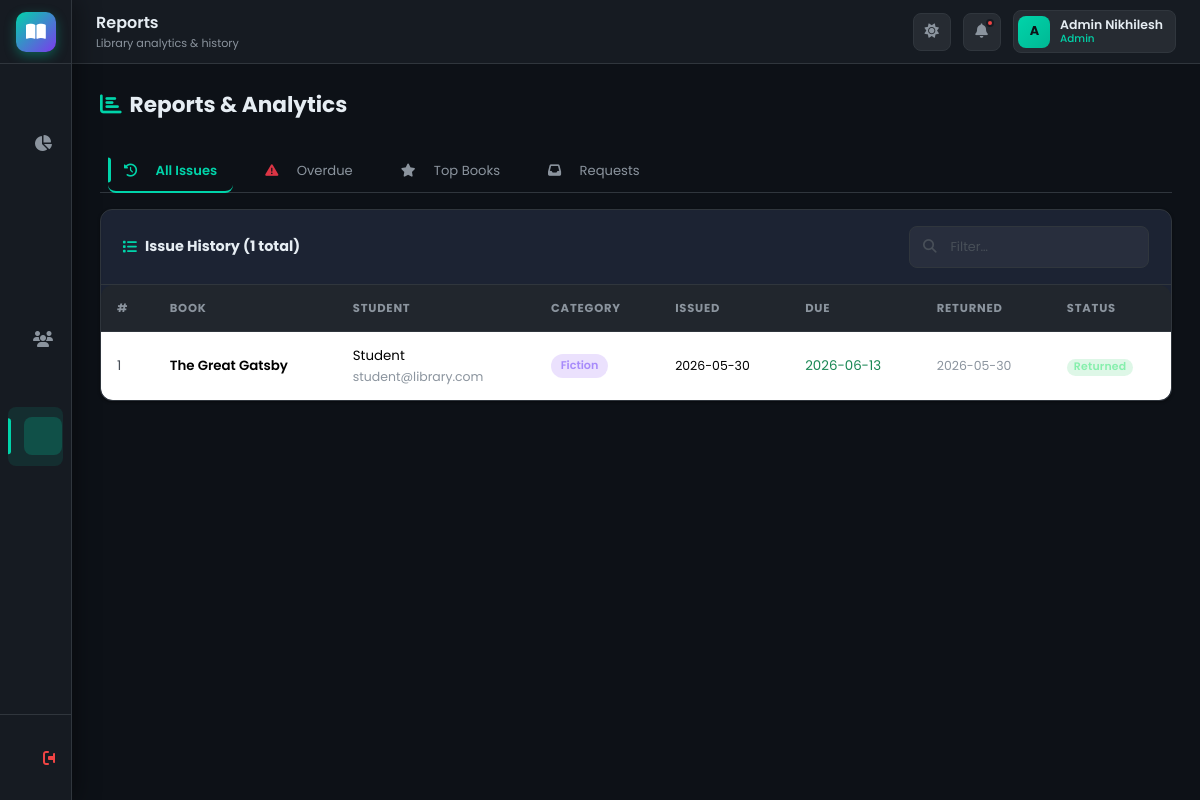
The page /admin/reports (signed in) on the database its author committed.
### tables this page shows
CREATE TABLE issued_books (
                id          INTEGER PRIMARY KEY AUTOINCREMENT,
                book_id     INTEGER NOT NULL,
                user_id     INTEGER NOT NULL,
                issue_date  DATETIME DEFAULT CURRENT_TIMESTAMP,
                due_date    DATETIME,
                return_date DATETIME,
                status      TEXT DEFAULT 'issued',
                issued_by   INTEGER,
                FOREIGN KEY (book_id) REFERENCES books(id),
                FOREIGN KEY (user_id) REFERENCES users(id)
            );

CREATE TABLE books (
                id          INTEGER PRIMARY KEY AUTOINCREMENT,
                title       TEXT    NOT NULL,
                author      TEXT    NOT NULL,
                category    TEXT    NOT NULL,
                isbn        TEXT,
                publisher   TEXT,
                year        INTEGER,
                quantity    INTEGER NOT NULL DEFAULT 1,
                available   INTEGER NOT NULL DEFAULT 1,
                description TEXT,
                created_at  DATETIME DEFAULT CURRENT_TIMESTAMP
            );

CREATE TABLE users (
                id       INTEGER PRIMARY KEY AUTOINCREMENT,
                name     TEXT    NOT NULL,
                email    TEXT    UNIQUE NOT NULL,
                password TEXT    NOT NULL,
                role     TEXT    NOT NULL DEFAULT 'student',
                phone    TEXT,
                created_at DATETIME DEFAULT CURRENT_TIMESTAMP
            );

### app.py (the view)
@app.route('/admin/reports')
@role_required('admin')
def admin_reports():
    db = get_db()
    issued_books = db.execute("""
        SELECT ib.*, b.title, b.author, b.category,
               u.name as student_name, u.email as student_email
        FROM issued_books ib
        JOIN books b ON ib.book_id=b.id
        JOIN users u ON ib.user_id=u.id
        ORDER BY ib.issue_date DESC
    """).fetchall()
    overdue = db.execute("""
        SELECT ib.*, b.title, u.name as student_name, u.email as student_email
        FROM issued_books ib
        JOIN books b ON ib.book_id=b.id
        JOIN users u ON ib.user_id=u.id
        WHERE ib.status='issued' AND ib.due_date < ?
        ORDER BY ib.due_date ASC
    """, (datetime.now(),)).fetchall()
    top_books = db.execute("""
        SELECT b.title, b.author, COUNT(ib.id) as issue_count
        FROM issued_books ib JOIN books b ON ib.book_id=b.id
        GROUP BY b.id ORDER BY issue_count DESC LIMIT 10
    """).fetchall()
    requests = db.execute("""
        SELECT br.*, b.title, u.name as student_name
        FROM book_requests br
        JOIN books b ON br.book_id=b.id
        JOIN users u ON br.user_id=u.id
        ORDER BY br.request_date DESC
    """).fetchall()
    db.close()
    now = datetime.now()
    return render_template('admin/reports.html', issued_books=issued_books,
                           overdue=overdue, top_books=top_books,
                           requests=requests, now=now)

### app.py (called while the page is built)
def get_db():
    conn = sqlite3.connect(DATABASE)
    conn.row_factory = sqlite3.Row
    return conn

def role_required(*roles):
    def decorator(f):
        @wraps(f)
        def decorated(*args, **kwargs):
            if 'user_id' not in session:
                return redirect(url_for('login'))
            if session.get('role') not in roles:
                flash('Access denied.', 'danger')
                return redirect(url_for('dashboard'))
            return f(*args, **kwargs)
        return decorated
    return decorator

### templates/admin/reports.html (shortened to what this page needs)
{% extends "base.html" %}
{% block topbar_title %}<span>Reports</span><small>Library analytics & history</small>{% endblock %}
{% block content %}
<div class="page-header">
  <div class="page-header-left">
    <h1 class="page-title"><i class="fas fa-chart-bar me-2" style="color:var(--accent)"></i>Reports & Analytics</h1>
  </div>
</div>
<ul class="nav nav-tabs mb-3" id="reportTabs" style="border-color:var(--border)">
  <li class="nav-item">
    <button class="nav-link active" data-bs-toggle="tab" data-bs-target="#tab-issues"
      style="color:var(--text-secondary); border:none; background:none; font-size:.82rem; font-family:Poppins">
      <i class="fas fa-history me-1"></i> All Issues
    </button>
  </li>
  <li class="nav-item">
    <button class="nav-link" data-bs-toggle="tab" data-bs-target="#tab-overdue"
      style="color:var(--text-secondary); border:none; background:none; font-size:.82rem; font-family:Poppins">
      <i class="fas fa-exclamation-triangle me-1 text-danger"></i> Overdue
    </button>
  </li>
  <li class="nav-item">
    <button class="nav-link" data-bs-toggle="tab" data-bs-target="#tab-topbooks"
      style="color:var(--text-secondary); border:none; background:none; font-size:.82rem; font-family:Poppins">
      <i class="fas fa-star me-1"></i> Top Books
    </button>
  </li>
  <li class="nav-item">
    <button class="nav-link" data-bs-toggle="tab" data-bs-target="#tab-requests"
      style="color:var(--text-secondary); border:none; background:none; font-size:.82rem; font-family:Poppins">
      <i class="fas fa-inbox me-1"></i> Requests
    </button>
  </li>
</ul>
<div class="tab-content">
  <div class="tab-pane fade show active" id="tab-issues">
    <div class="card">
      <div class="card-header">
        <h5><i class="fas fa-list"></i> Issue History ({{ issued_books|length }} total)</h5>
        <div class="search-bar" style="width:240px">
          <i class="fas fa-search search-icon"></i>
          <input type="text" id="tableFilter" class="form-control" placeholder="Filter…" style="font-size:.8rem"/>
        </div>
      </div>
      <div class="table-wrapper">
        <table class="table filterable-table">
          <thead>
            <tr>
              <th>#</th><th>Book</th><th>Student</th><th>Category</th>
              <th>Issued</th><th>Due</th><th>Returned</th><th>Status</th>
            </tr>
          </thead>
          <tbody>
            {% for r in issued_books %}
            {% set is_overdue = r.status=='issued' and r.due_date and r.due_date < now.isoformat() %}
            <tr {% if is_overdue %}class="overdue-row"{% endif %}>
              <td style="color:var(--text-muted)">{{ loop.index }}</td>
              <td class="book-title-cell">{{ r.title }}</td>
              <td>
                <div>{{ r.student_name }}</div>
                <div class="book-author-cell">{{ r.student_email }}</div>
              </td>
              <td><span class="category-pill">{{ r.category }}</span></td>
              <td style="font-size:.78rem">{{ r.issue_date[:10] }}</td>
              <td><span data-due="{{ r.due_date }}">{{ r.due_date[:10] if r.due_date else '—' }}</span></td>
              <td style="font-size:.78rem; color:var(--text-secondary)">{{ r.return_date[:10] if r.return_date else '—' }}</td>
              <td>
                {% if is_overdue %}
                  <span class="badge status-overdue">Overdue</span>
                {% else %}
                  <span class="badge status-{{ r.status }}">{{ r.status|capitalize }}</span>
                {% endif %}
              </td>
            </tr>
            {% else %}
            <tr><td colspan="8" class="text-center py-4" style="color:var(--text-muted)">No records</td></tr>
            {% endfor %}
          </tbody>
        </table>
      </div>
    </div>
  </div>
            {% set max_count = top_books[0].issue_count if top_books else 1 %}
</div>
{% endblock %}

### static/css/style.css (style rules this page uses)
:root { --bg-primary: #0d1117; --bg-secondary: #161b22; --bg-card: #1c2333; --bg-card2: #21262d; --sidebar-w: 72px; --sidebar-exp: 240px; --accent: #00d4aa; --accent-2: #7c3aed; --accent-3: #f59e0b; --accent-red: #ef4444; --accent-blue: #3b82f6; --text-primary: #e6edf3; --text-secondary:#8b949e; --text-muted: #484f58; --border: #30363d; --border-light: #21262d; --shadow-sm: 0 1px 3px rgba(0,0,0,.4); --shadow-md: 0 4px 16px rgba(0,0,0,.5); --shadow-lg: 0 8px 32px rgba(0,0,0,.6); --shadow-glow: 0 0 24px rgba(0,212,170,.15); --radius-sm: 8px; --radius-md: 12px; --radius-lg: 18px; --transition: all .25s cubic-bezier(.4,0,.2,1); }
*, *::before, *::after { box-sizing: border-box; margin: 0; padding: 0; }
html { scroll-behavior: smooth; }
body { font-family: 'Poppins', sans-serif; background: var(--bg-primary); color: var(--text-primary); font-size: 14px; line-height: 1.6; overflow-x: hidden; transition: background .3s, color .3s; }
.form-control, .form-select { background: rgba(255,255,255,.05); border: 1px solid var(--border); color: var(--text-primary) !important; border-radius: var(--radius-sm); padding: .65rem 1rem; font-family: 'Poppins', sans-serif; font-size: .875rem; transition: var(--transition); }
.form-control::placeholder { color: var(--text-muted); }
.nav-item { list-style: none; }
.nav-link { display: flex; align-items: center; gap: .9rem; padding: .65rem 1rem; color: var(--text-secondary); border-radius: 0; transition: var(--transition); position: relative; white-space: nowrap; overflow: hidden; margin: 1px 8px; border-radius: var(--radius-sm); }
.nav-link.active { color: var(--accent); background: rgba(0,212,170,.1); }
.nav-link.active::before { content: ''; position: absolute; left: 0; top: 50%; transform: translateY(-50%); width: 3px; height: 60%; background: var(--accent); border-radius: 0 3px 3px 0; }
.topbar-title small { display: block; font-size: .7rem; font-weight: 400; color: var(--text-secondary); }
.page-header { display: flex; align-items: center; justify-content: space-between; margin-bottom: 1.75rem; gap: 1rem; flex-wrap: wrap; }
.page-title { font-size: 1.35rem; font-weight: 700; color: var(--text-primary); margin-bottom: .15rem; }
.card { background: var(--bg-card); border: 1px solid var(--border); border-radius: var(--radius-md); overflow: hidden; box-shadow: var(--shadow-sm); }
.card-header { padding: 1rem 1.35rem; border-bottom: 1px solid var(--border); display: flex; align-items: center; justify-content: space-between; gap: .75rem; background: transparent; }
.card-header h5, .card-header h6 { font-size: .9rem; font-weight: 700; color: var(--text-primary); margin: 0; display: flex; align-items: center; gap: .5rem; }
.card-header h5 i, .card-header h6 i { color: var(--accent); }
.table-wrapper { overflow-x: auto; border-radius: var(--radius-md); }
.table { margin: 0; color: var(--text-primary); border-collapse: separate; border-spacing: 0; width: 100%; }
.table thead tr th { background: var(--bg-card2); color: var(--text-secondary); font-size: .72rem; font-weight: 700; text-transform: uppercase; letter-spacing: .07em; padding: .85rem 1rem; border-bottom: 1px solid var(--border); white-space: nowrap; }
.table tbody tr { border-bottom: 1px solid var(--border-light); transition: background .2s; }
.table tbody tr:last-child { border-bottom: none; }
.table tbody tr td { padding: .85rem 1rem; vertical-align: middle; font-size: .835rem; border: none; }
.book-title-cell { font-weight: 600; color: var(--text-primary); }
.book-author-cell { color: var(--text-secondary); font-size: .78rem; }
.badge { font-family: 'Poppins', sans-serif; font-size: .68rem; font-weight: 600; padding: .3em .65em; border-radius: 99px; letter-spacing: .02em; }
.status-returned { background: rgba(34,197,94,.15); color: #86efac; }
.search-bar { position: relative; }
.search-bar .form-control { padding-left: 2.5rem; }
.search-bar .search-icon { position: absolute; left: .85rem; top: 50%; transform: translateY(-50%); color: var(--text-muted); font-size: .85rem; pointer-events: none; }
.category-pill { display: inline-flex; align-items: center; gap: .3rem; font-size: .7rem; font-weight: 600; padding: .2rem .6rem; border-radius: 99px; background: rgba(124,58,237,.15); color: #a78bfa; }
.page-body > * { animation: fadeUp .4s ease both; }
.page-body > *:nth-child(1) { animation-delay: .05s; }
.page-body > *:nth-child(2) { animation-delay: .1s; }
.page-body > *:nth-child(3) { animation-delay: .15s; }

### rows shown on the page
issued_books: title "The Great Gatsby", student_name "Student", student_email "student@library.com", category "Fiction", issue_date "2026-05-30", due_date "2026-06-13", return_date "2026-05-30", status "Returned"

### other values the page prints
{{ session.name[0]|upper if session.name else 'U' }} "A"
{{ session.name }} "Admin Nikhilesh"
{{ session.role }} "Admin"
{{ issued_books|length }} "1"
